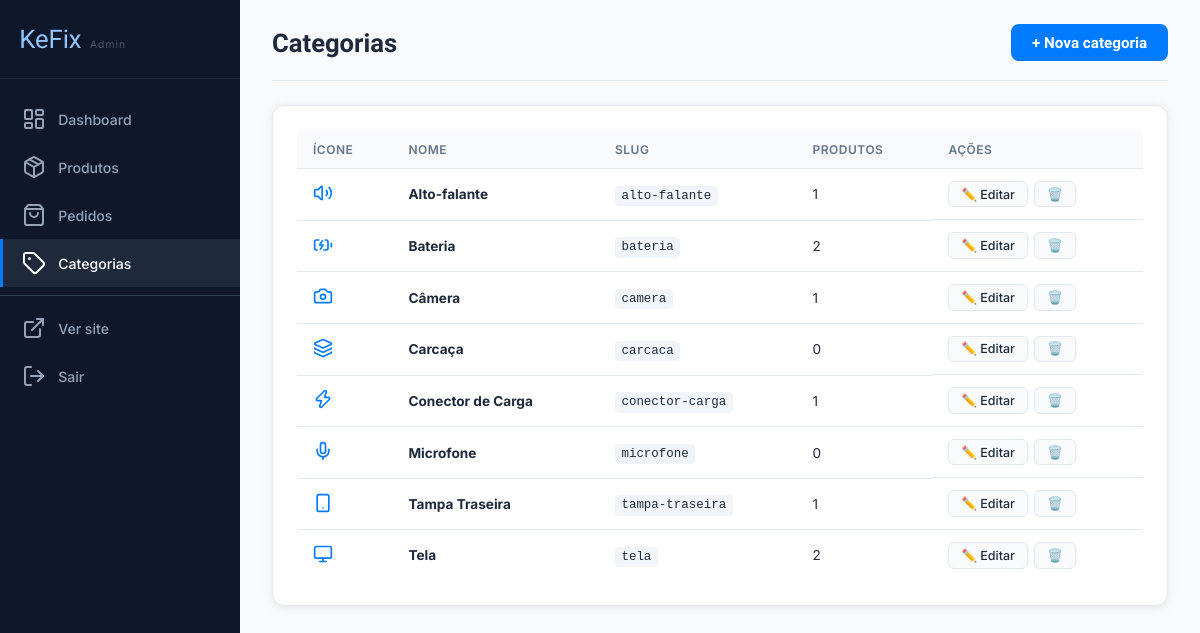
/admin/categorias.php (signed in), run on the app's committed database.
### tables this page shows
CREATE TABLE categorias (
    id INT AUTO_INCREMENT PRIMARY KEY,
    nome VARCHAR(100) NOT NULL,
    slug VARCHAR(100) NOT NULL UNIQUE,
    icone VARCHAR(50) DEFAULT 'box',
    criado_em TIMESTAMP DEFAULT CURRENT_TIMESTAMP
);

### admin/categorias.php (the view, shortened to what this page needs)
<?php
$pdo = conectar();
$acao = $_GET['acao'] ?? 'listar';
$cat_edit = null;
$categorias = $pdo->query("SELECT c.*, COUNT(p.id) AS total_produtos FROM categorias c LEFT JOIN produtos p ON p.categoria_id = c.id AND p.ativo=1 GROUP BY c.id ORDER BY c.nome")->fetchAll();
$icones_disponiveis = ['monitor','battery-charging','zap','volume-2','mic','smartphone','layers','camera','box','cpu','tool','wifi'];
?>
<!DOCTYPE html>
<html lang="pt-BR">
<head>
  <link rel="stylesheet" href="<?= SITE_URL ?>/css/admin.css">
</head>
<body class="admin-body">
<div class="admin-layout">
  <?php include __DIR__ . '/sidebar.php'; ?>
  <main class="admin-main">
    <div class="admin-topbar">
      <h1>Categorias</h1>
      <?php if ($acao === 'listar'): ?>
        <a href="?acao=novo" class="btn-primary">+ Nova categoria</a>
      <?php else: ?>
        <a href="?" class="btn-outline">← Voltar</a>
      <?php endif; ?>
    </div>
    <?php if ($acao === 'novo' || $acao === 'editar'): ?>
    <div class="admin-card">
      <h2><?= $acao === 'novo' ? 'Nova categoria' : 'Editar categoria' ?></h2>
      <form method="POST" class="form-admin">
        <?php if ($cat_edit): ?>
          <input type="hidden" name="id" value="<?= $cat_edit['id'] ?>">
        <?php endif; ?>
        <div class="campo">
          <label>Nome da categoria *</label>
          <input type="text" name="nome" required value="<?= htmlspecialchars($cat_edit['nome'] ?? '') ?>">
        </div>
        <div class="campo">
          <label>Ícone (Lucide)</label>
          <select name="icone">
            <?php foreach ($icones_disponiveis as $ic): ?>
              <option value="<?= $ic ?>" <?= ($cat_edit['icone'] ?? 'box') === $ic ? 'selected' : '' ?>><?= $ic ?></option>
            <?php endforeach; ?>
          </select>
        </div>
        <button type="submit" class="btn-primary">Salvar</button>
      </form>
    </div>
    <?php else: ?>
    <div class="admin-card">
      <div class="tabela-wrap">
        <table class="tabela">
          <thead><tr><th>Ícone</th><th>Nome</th><th>Slug</th><th>Produtos</th><th>Ações</th></tr></thead>
          <tbody>
            <?php foreach ($categorias as $c): ?>
            <tr>
              <td><i data-lucide="<?= htmlspecialchars($c['icone']) ?>" style="width:20px;height:20px;color:#007BFF"></i></td>
              <td><strong><?= htmlspecialchars($c['nome']) ?></strong></td>
              <td><code style="font-size:.78rem;background:#f1f5f9;padding:.2rem .4rem;border-radius:4px"><?= htmlspecialchars($c['slug']) ?></code></td>
              <td><?= $c['total_produtos'] ?></td>
              <td class="acoes-tabela">
                <a href="?acao=editar&id=<?= $c['id'] ?>" class="btn-sm">✏️ Editar</a>
                <a href="?acao=deletar&id=<?= $c['id'] ?>" class="btn-sm btn-danger" onclick="return confirm('Remover categoria?')">🗑️</a>
              </td>
            </tr>
            <?php endforeach; ?>
          </tbody>
        </table>
      </div>
    </div>
    <?php endif; ?>
  </main>
</div>
</body></html>

### admin/sidebar.php
<aside class="admin-sidebar">
  <div class="sidebar-logo">
    <span class="logo-nome">KeFix</span>
    <small>Admin</small>
  </div>
  <nav class="sidebar-nav">
    <a href="<?= SITE_URL ?>/admin/index.php" class="<?= basename($_SERVER['PHP_SELF'])=='index.php'?'ativo':'' ?>">
      <i data-lucide="layout-dashboard"></i> Dashboard
    </a>
    <a href="<?= SITE_URL ?>/admin/produtos.php" class="<?= basename($_SERVER['PHP_SELF'])=='produtos.php'?'ativo':'' ?>">
      <i data-lucide="package"></i> Produtos
    </a>
    <a href="<?= SITE_URL ?>/admin/pedidos.php" class="<?= basename($_SERVER['PHP_SELF'])=='pedidos.php'?'ativo':'' ?>">
      <i data-lucide="shopping-bag"></i> Pedidos
    </a>
    <a href="<?= SITE_URL ?>/admin/categorias.php" class="<?= basename($_SERVER['PHP_SELF'])=='categorias.php'?'ativo':'' ?>">
      <i data-lucide="tag"></i> Categorias
    </a>
    <hr style="border-color:#334155;margin:.5rem 0">
    <a href="<?= SITE_URL ?>/index.php" target="_blank">
      <i data-lucide="external-link"></i> Ver site
    </a>
    <a href="<?= SITE_URL ?>/php/auth.php?acao=sair">
      <i data-lucide="log-out"></i> Sair
    </a>
  </nav>
</aside>

### css/admin.css (style rules this page uses)
:root { --azul: #007BFF; --azul-escuro: #0056CC; --azul-claro: #E8F2FF; --branco: #FFFFFF; --cinza-claro: #F8FAFC; --cinza-borda: #E2E8F0; --cinza-texto: #64748B; --texto: #1E293B; --sucesso: #10B981; --erro: #EF4444; --sidebar-bg: #0F172A; --sidebar-hover: #1E293B; --sombra: 0 2px 12px rgba(0,0,0,0.08); --radius: 12px; --radius-sm: 8px; }
* { margin: 0; padding: 0; box-sizing: border-box; }
body { font-family: 'Inter', sans-serif; color: var(--texto); background: var(--cinza-claro); }
a { text-decoration: none; color: inherit; }
.admin-layout { display: flex; min-height: 100vh; }
.admin-sidebar { width: 240px; background: var(--sidebar-bg); color: #94A3B8; display: flex; flex-direction: column; position: fixed; top: 0; left: 0; height: 100vh; z-index: 50; overflow-y: auto; }
.sidebar-logo { padding: 1.5rem 1.2rem; border-bottom: 1px solid #1E293B; font-family: 'Rajdhani', sans-serif; font-size: 1.6rem; display: flex; align-items: baseline; gap: 2px; }
.logo-nome { color: #93C5FD; }
.sidebar-logo small { font-size: .65rem; color: #475569; letter-spacing: 1px; font-family: 'Inter', sans-serif; margin-left: .4rem; }
.sidebar-nav { padding: 1rem 0; display: flex; flex-direction: column; }
.sidebar-nav a { display: flex; align-items: center; gap: .75rem; padding: .75rem 1.2rem; font-size: .88rem; font-weight: 500; transition: background .2s, color .2s; border-left: 3px solid transparent; }
.sidebar-nav a.ativo { background: var(--sidebar-hover); color: white; border-left-color: var(--azul); }
.sidebar-nav hr { border: none; border-top: 1px solid #1E293B; margin: .5rem 0; }
.admin-main { margin-left: 240px; flex: 1; padding: 0 2rem 3rem; min-width: 0; }
.admin-topbar { display: flex; align-items: center; justify-content: space-between; padding: 1.5rem 0 1.2rem; border-bottom: 1px solid var(--cinza-borda); margin-bottom: 1.5rem; }
.admin-topbar h1 { font-family: 'Rajdhani', sans-serif; font-size: 1.6rem; font-weight: 700; }
.admin-card { background: white; border: 1.5px solid var(--cinza-borda); border-radius: var(--radius); padding: 1.5rem; box-shadow: var(--sombra); }
.btn-primary { background: var(--azul); color: white; border: none; padding: .6rem 1.3rem; border-radius: 8px; font-family: 'Rajdhani', sans-serif; font-size: .95rem; font-weight: 600; cursor: pointer; display: inline-flex; align-items: center; gap: .4rem; transition: background .2s; text-decoration: none; }
.btn-sm { background: var(--cinza-claro); color: var(--texto); border: 1px solid var(--cinza-borda); padding: .3rem .75rem; border-radius: 6px; font-size: .78rem; font-weight: 500; cursor: pointer; text-decoration: none; transition: all .2s; display: inline-flex; align-items: center; }
.tabela-wrap { overflow-x: auto; }
.tabela { width: 100%; border-collapse: collapse; font-size: .85rem; }
.tabela th { background: var(--cinza-claro); padding: .7rem 1rem; text-align: left; font-weight: 600; color: var(--cinza-texto); font-size: .75rem; text-transform: uppercase; letter-spacing: .5px; border-bottom: 1px solid var(--cinza-borda); white-space: nowrap; }
.tabela td { padding: .75rem 1rem; border-bottom: 1px solid var(--cinza-borda); vertical-align: middle; }
.tabela tr:last-child td { border-bottom: none; }
.acoes-tabela { display: flex; gap: .4rem; flex-wrap: wrap; }

### data on the page
categorias: nome "Alto-falante", slug "alto-falante", total_produtos "1"
categorias: nome "Bateria", slug "bateria", total_produtos "2"
categorias: nome "Câmera", slug "camera", total_produtos "1"
categorias: nome "Carcaça", slug "carcaca", total_produtos "0"
categorias: nome "Conector de Carga", slug "conector-carga", total_produtos "1"
categorias: nome "Microfone", slug "microfone", total_produtos "0"
categorias: nome "Tampa Traseira", slug "tampa-traseira", total_produtos "1"
categorias: nome "Tela", slug "tela", total_produtos "2"
